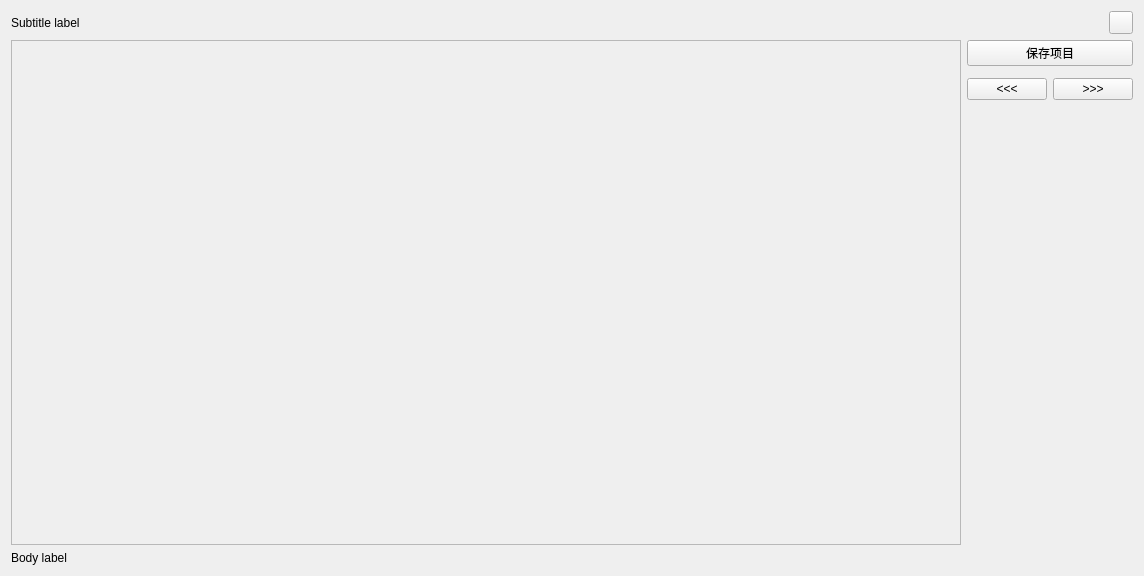
<?xml version="1.0" encoding="UTF-8"?>
<ui version="4.0">
 <class>Form</class>
 <widget class="QWidget" name="Form">
  <property name="geometry">
   <rect>
    <x>0</x>
    <y>0</y>
    <width>1144</width>
    <height>576</height>
   </rect>
  </property>
  <property name="windowTitle">
   <string>Form</string>
  </property>
  <layout class="QVBoxLayout" name="verticalLayout_2">
   <item>
    <layout class="QHBoxLayout" name="horizontalLayout">
     <item>
      <widget class="SubtitleLabel" name="SubtitleLabel">
       <property name="text">
        <string>Subtitle label</string>
       </property>
      </widget>
     </item>
     <item>
      <widget class="SplitPushButton" name="SplitPushButton">
       <property name="text_" stdset="0">
        <string>下拉选择快速操作类型</string>
       </property>
      </widget>
     </item>
     <item>
      <widget class="ToolButton" name="ToolButton_Guide"/>
     </item>
    </layout>
   </item>
   <item>
    <layout class="QHBoxLayout" name="horizontalLayout_2">
     <item>
      <widget class="SingleDirectionScrollArea" name="SingleDirectionScrollArea">
       <property name="widgetResizable">
        <bool>true</bool>
       </property>
       <widget class="QWidget" name="scrollAreaWidgetContents">
        <property name="geometry">
         <rect>
          <x>0</x>
          <y>0</y>
          <width>924</width>
          <height>489</height>
         </rect>
        </property>
       </widget>
      </widget>
     </item>
     <item>
      <layout class="QVBoxLayout" name="verticalLayout">
       <item>
        <widget class="PushButton" name="PushButton_SaveProject">
         <property name="text">
          <string>保存项目</string>
         </property>
        </widget>
       </item>
       <item>
        <widget class="PrimarySplitPushButton" name="PrimarySplitPushButton_TranslateWithAPI">
         <property name="text_" stdset="0">
          <string>批量调用API执行翻译</string>
         </property>
        </widget>
       </item>
       <item>
        <layout class="QHBoxLayout" name="horizontalLayout_3">
         <item>
          <widget class="PushButton" name="PushButton_PageBefore">
           <property name="text">
            <string>&lt;&lt;&lt;</string>
           </property>
          </widget>
         </item>
         <item>
          <widget class="PushButton" name="PushButton_PageAfter">
           <property name="text">
            <string>&gt;&gt;&gt;</string>
           </property>
          </widget>
         </item>
        </layout>
       </item>
       <item>
        <spacer name="verticalSpacer">
         <property name="orientation">
          <enum>Qt::Vertical</enum>
         </property>
         <property name="sizeHint" stdset="0">
          <size>
           <width>20</width>
           <height>40</height>
          </size>
         </property>
        </spacer>
       </item>
      </layout>
     </item>
    </layout>
   </item>
   <item>
    <widget class="BodyLabel" name="BodyLabel">
     <property name="text">
      <string>Body label</string>
     </property>
    </widget>
   </item>
  </layout>
 </widget>
 <customwidgets>
  <customwidget>
   <class>PushButton</class>
   <extends>QPushButton</extends>
   <header>qfluentwidgets</header>
  </customwidget>
  <customwidget>
   <class>SplitPushButton</class>
   <extends>QWidget</extends>
   <header>qfluentwidgets</header>
  </customwidget>
  <customwidget>
   <class>PrimarySplitPushButton</class>
   <extends>SplitPushButton</extends>
   <header>qfluentwidgets</header>
  </customwidget>
  <customwidget>
   <class>ToolButton</class>
   <extends>QToolButton</extends>
   <header>qfluentwidgets</header>
  </customwidget>
  <customwidget>
   <class>SingleDirectionScrollArea</class>
   <extends>QScrollArea</extends>
   <header>qfluentwidgets</header>
   <container>1</container>
  </customwidget>
  <customwidget>
   <class>BodyLabel</class>
   <extends>QLabel</extends>
   <header>qfluentwidgets</header>
  </customwidget>
  <customwidget>
   <class>SubtitleLabel</class>
   <extends>QLabel</extends>
   <header>qfluentwidgets</header>
  </customwidget>
 </customwidgets>
 <resources/>
 <connections/>
</ui>
